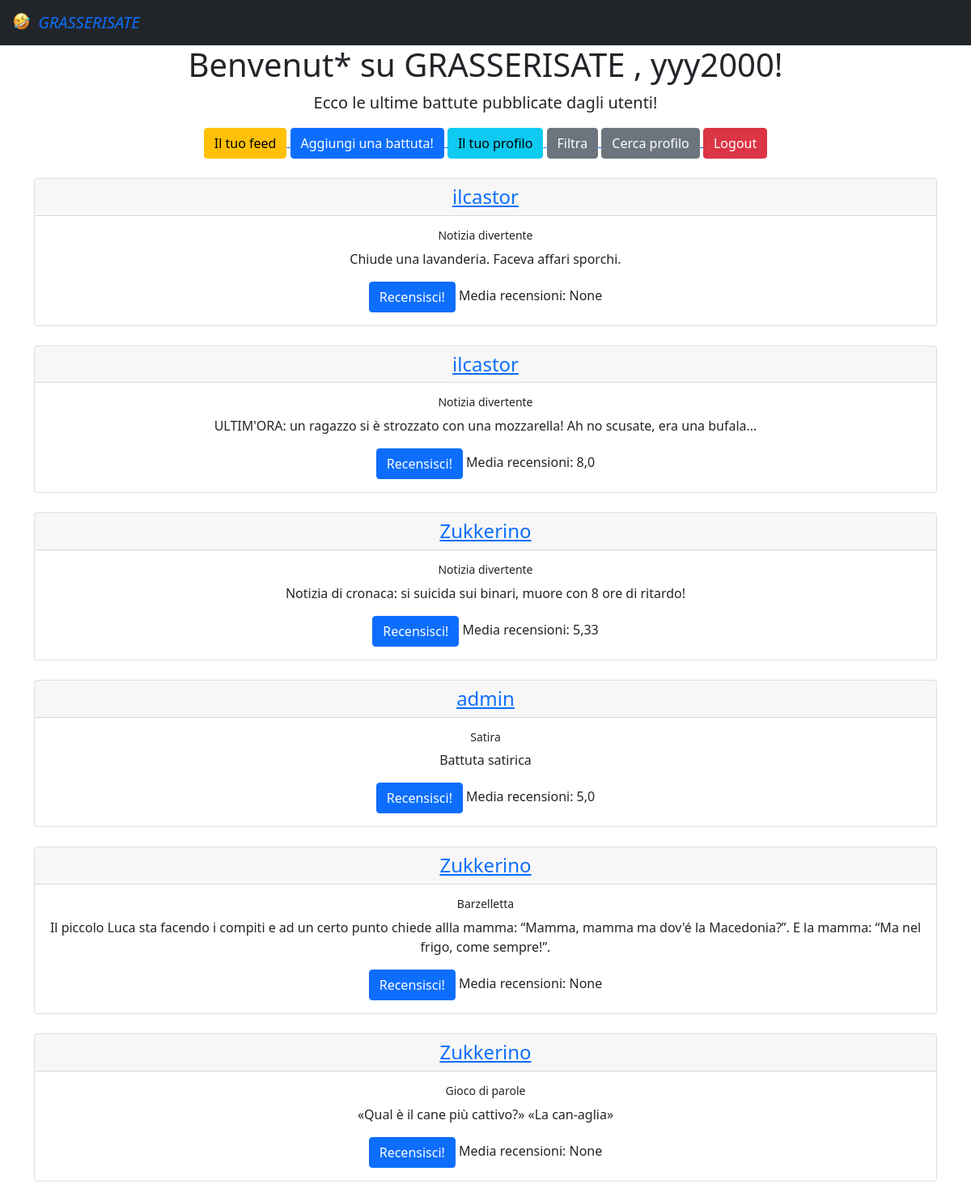
Screenshot of / (signed in) with the database file from the repository.
### esame/models.py (models this page shows, shortened)
class Battute(models.Model):
    testo = models.TextField(default="")
    utente = models.ForeignKey(User, on_delete=models.CASCADE, related_name='utentebat')
    tempo = models.DateTimeField(auto_now=True)
    tipo = models.CharField(choices=SCELTE, default='bar', max_length=25)
    @property
    def calcola_media(self):
        media_tupla = self.battutarec.all().aggregate(Avg('voto'))
        media_lunga = media_tupla['voto__avg']
        if type(media_lunga) is NoneType:
            media = media_lunga
        else:
            media = round(media_lunga, 2)
        return media

### esame/views.py (the view)
# urls.py: path('', views.HomeView.as_view(), name='home'),
class HomeView(ListView):
    template_name = 'home.html'
    model = Battute
    def get_queryset(self):
        if self.request.user.is_authenticated:
            return self.model.objects.order_by('-tempo').exclude(utente_id=self.request.user.id)
        else:
            return self.model.objects.order_by('-tempo')

### templates/home.html (shortened to what this page needs)
<html lang="en">
{% extends 'base.html' %}
{% block contenuto %}
    <div class="container">
        <h1> <div style="text-align: center;"> Benvenut* su GRASSERISATE {% if user.is_authenticated %} , {{ user.username }}{% endif %}!</div></h1>
        <p class="lead" style="text-align:center">
            Ecco le ultime battute pubblicate dagli utenti!
        </p>
        {% if user.is_authenticated %}
            <div style="text-align:center">
            <a href="{% url  "feed" %}">
                    <button type="button" class="btn btn-warning">
                        Il tuo feed
                    </button>
                </a>
                <a href="{% url  "aggiungi_battuta" %}">
                    <button type="button" class="btn btn-primary">
                        Aggiungi una battuta!
                    </button>
                </a>
                <a href="{% url  "profilo" pk=user.id %}">
                    <button type="button" class="btn btn-info">
                        Il tuo profilo
                    </button>
                </a>
                <a href="{% url  "filtro" %}">
                    <button type="button" class="btn btn-secondary">
                        Filtra
                    </button>
                </a>
                <a href="{% url  "cerca_profilo" %}">
                    <button type="button" class="btn btn-secondary">
                        Cerca profilo
                    </button>
                </a>
                <a href='{% url 'logout' %}'>
                    <button type="button" class="btn btn-danger">
                        Logout
                    </button>
                </a>
                         </div>
        {% endif %}
    <br>
    <div style="text-align:center">
        {% for b in object_list %}
            <div class="card">
                <h4 class="card-header"> <a href="{% url "profilo" pk=b.utente_id %}"> {{ b.utente }}  </a> </h4>
                <div class="card-body">
                    <h6 class="card-title" > <small>{{ b.tipo }}</small>  </h6>
                    <p class="card-text"> {{ b.testo }} </p>
                    {% if user.is_authenticated %}
                        <a href="{% url "aggiungi_recensione" pk=b.id %}" class="btn btn-primary">Recensisci!</a>
                    {% else %}
                        <p class="card-text" style="color:red"> Non puoi recensire perchè non hai effettuato il login </p>
                    {% endif %}
                    Media recensioni: {{ b.calcola_media}}
                </div>
            </div>
            <br>
        {%  endfor %}
    </div>
{% endblock %}

### rows the page displays
Battute: utente "ilcastor", tipo "Notizia divertente", testo "Chiude una lavanderia. Faceva affari sporchi.", calcola_media "None"
Battute: utente "ilcastor", tipo "Notizia divertente", testo "ULTIM'ORA: un ragazzo si è strozzato con una mozzarella! Ah no scusate, era una bufala...", calcola_media "8,0"
Battute: utente "Zukkerino", tipo "Notizia divertente", testo "Notizia di cronaca: si suicida sui binari, muore con 8 ore di ritardo!", calcola_media "5,33"
Battute: utente "admin", tipo "Satira", testo "Battuta satirica", calcola_media "5,0"
Battute: utente "Zukkerino", tipo "Barzelletta", testo "Il piccolo Luca sta facendo i compiti e ad un certo punto chiede allla mamma: “Mamma, mamma ma dov'é la Macedonia?”. E la mamma: “Ma nel frigo, come sempre!”.", calcola_media "None"
Battute: utente "Zukkerino", tipo "Gioco di parole", testo "«Qual è il cane più cattivo?» «La can-aglia»", calcola_media "None"

### other values shown
{{ user.username }} "yyy2000"
